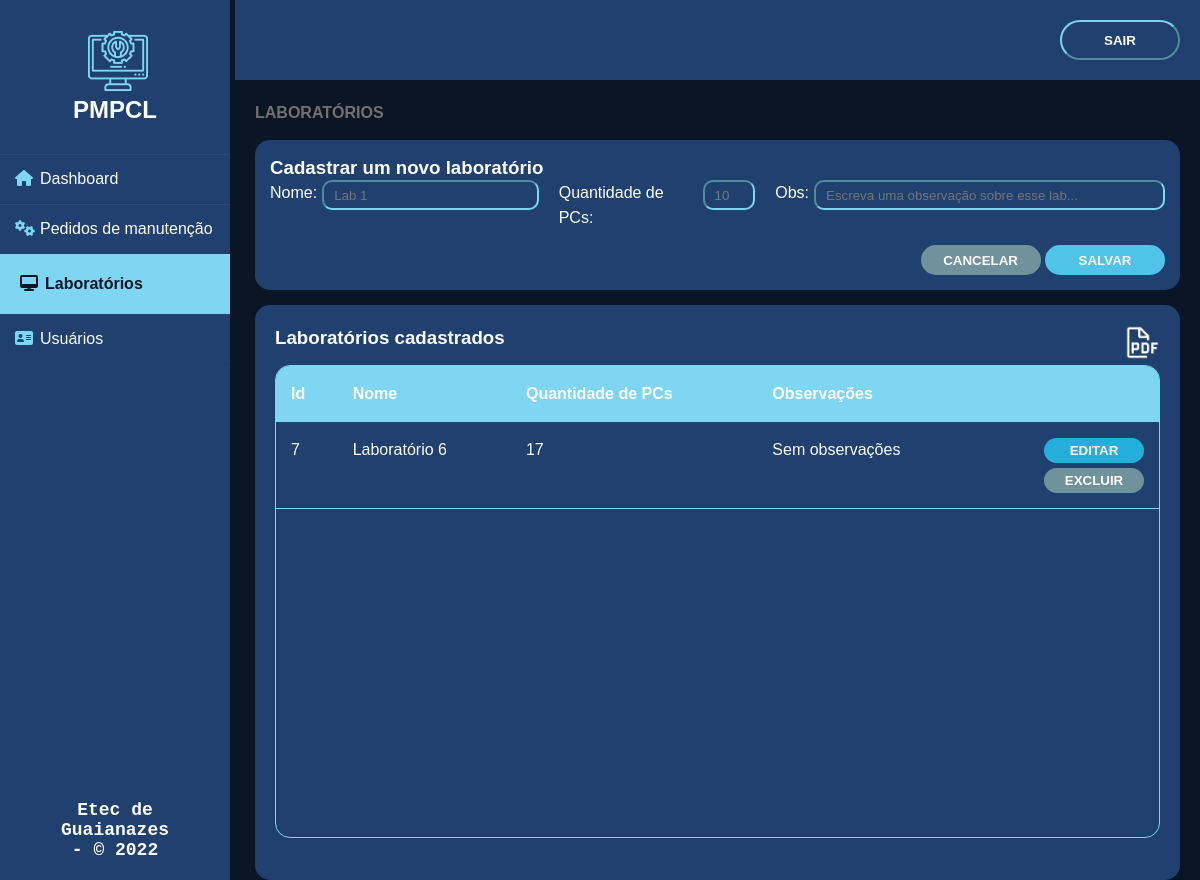
Screenshot of /area-restrita/laboratorios.php with the database file from the repository.
### tables this page shows
CREATE TABLE `tblab` (
  `idLab` int(11) NOT NULL,
  `nomeLab` varchar(25) NOT NULL,
  `qntdComputador` int(11) DEFAULT NULL,
  `obsLab` varchar(120) DEFAULT NULL
);

### area-restrita/laboratorios.php (the view, shortened to what this page needs)
<?php
    $con = Conexao::conectar();
?>
<!DOCTYPE html>
<html lang="pt-br">
<head>
    <link rel="stylesheet" href="../assets/css/estiloAreaRestrita.css">
</head>
<body>
<div class="wrapper">
    <div class="sidebar">
        <img class="logo" src="../assets/imgs/logo_manutencao.png" alt="logo do projeto">
        <h2>PMPCL</h2>
        <ul>
            <li><a href="dashboard.php"><i class="fas fa-home"></i>Dashboard</a></li>
            <li><a href="pedidosManutencao.php"><i class="fas fa-cogs"></i>Pedidos de manutenção</a></li>
            <li id="liAtual"><a href="laboratorios.php" id="aAtual"><i class="fas fa-desktop" id="iAtual"></i>Laboratórios</a></li>
            <li><a href="usuarios.php"><i class="fas fa-address-card"></i>Usuários</a></li>
        </ul>
        <div class="rodape">Etec de Guaianazes - © 2022</div>
    </div>
    <div class="main_content">
        <div class="header"><a href="../index.php"><button class="btnSair">Sair</button></a></div>
        <div class="info">
          <div class="titulo">Laboratórios</div>
          <div class="boxFormLabs">
            <h3>Cadastrar um novo laboratório</h3>
            <form id="cad_lab">
                <div class="inputsForms">
                    <div class="combInputLab">
                        <label>Nome:</label>
                        <input class="inputForms nomeLab" value="<?php echo @$_GET['lab'] ?>" type="text" name="nomeLab" id="nomeLab" placeholder="Lab 1" required>
                    </div>
                    <div class="combInputLab quantPcs">
                        <label>Quantidade de PCs:</label>
                        <input class="inputForms" type="number" value="<?php echo @$_GET['qtd'] ?>" name="quantPcs" id="quantPcs" placeholder="10" required>
                    </div>
                    <div class="combInputLab obs">
                        <label>Obs:</label>
                        <input class="inputForms" type="text" value="<?php echo @$_GET['obs'] ?>" name="obs" id="obs" placeholder="Escreva uma observação sobre esse lab...">
                    </div>
                </div>
                <div class="btnsForm">
                    <input class="btnCancelar" type="reset" value="Cancelar">
                    <input class="btnSalvar" type="submit" value="Salvar">
                </div>
            </form>
          </div>
          <div class="boxTbLabs">
            <h3 class="tituloBox">Laboratórios cadastrados</h3>
            <a href="../labs-pdf.php"><img class="iconPdf" src="../assets/imgs/carbon_document-pdf.png" alt="icone para gerar pdf"></a>
            <div class="divTb">
                <table class="tb">
                    <thead>
                        <tr>
                            <th>Id</th>
                            <th>Nome</th>
                            <th>Quantidade de PCs</th>
                            <th>Observações</th>
                            <th>&nbsp;</th>
                        </tr>
                    </thead>
                    <tbody>
                        <?php
                            $stmt = $con->prepare("SELECT * FROM tblab");
                            $stmt->execute();
                            while($row = $stmt->fetch(PDO::FETCH_BOTH)){ ?>
                        <tr>
                            <td><?php echo $row[0];?></td>
                            <td><?php echo $row[1];?></td>
                            <td><?php echo $row[2];?></td>
                            <td><?php echo $row[3];?></td>
                            <td class="btnsTb">
                                <a href="?id=<?php echo $row[0];?>&lab=<?php echo $row[1];?>&qtd=<?php echo $row[2];?>&obs=<?php echo $row[3];?>"><button class="btnEditar">Editar</button></a><br>
                                <form id="delete<?php echo $row[0];?>">
                                        <button class="btnExcluir" type="submit">Excluir</button>
                                    </form>
                            </td>
                        </tr>
                    <?php }?>
                    </tbody>
                </table>
            </div>
          </div>
        </div>
    </div>
</div>
</body>
</html>

### assets/css/estiloAreaRestrita.css (style rules this page uses)
* { margin: 0; padding: 0; box-sizing: border-box; list-style: none; text-decoration: none; font-family: 'Josefin Sans', sans-serif; }
body { background: #0A1525; color: #FFFFFF; }
.wrapper { display: flex; position: relative; }
.wrapper .sidebar { width: 230px; height: 100%; background: #204070; padding: 30px 0px; position: fixed; }
.wrapper .sidebar .logo { margin-left: 86.5px; }
.wrapper .sidebar h2 { color: #fff; text-transform: uppercase; text-align: center; margin-bottom: 30px; }
.wrapper .sidebar ul li { padding: 15px; border-bottom: 1px solid #bdb8d7; border-bottom: 1px solid rgba(0,0,0,0.05); border-top: 1px solid rgba(255,255,255,0.05); }
.wrapper .sidebar ul li a { color: #fff; display: block; }
.wrapper .sidebar ul li a .fas { width: 25px; float: left; vertical-align: middle; color: #7ED6F2; }
#liAtual { padding: 20px; background-color: #7ED6F2; }
#aAtual { color: #0A1525; font-weight: bold; }
#iAtual { color: #0A1525; }
.wrapper .sidebar .rodape { position: absolute; bottom: 0; margin-bottom: 20px; left: 50%; transform: translateX(-50%); display: flex; text-align: center; font-family: 'Courier New', Courier, monospace; font-size: 18px; font-weight: bold; }
.wrapper .main_content { width: 100%; margin-left: 235px; }
.wrapper .main_content .header { padding: 20px; background: #204070; text-align: right; }
.btnSair { width: 120px; height: 40px; background-color: #204070; border-color: #7ED6F2; border-radius: 25px; color: #FFFFFF; text-transform: uppercase; font-weight: bold; }
.wrapper .main_content .info { height: 100%; margin: 20px; line-height: 25px; }
.wrapper .main_content .info div { margin-bottom: 15px; }
.titulo { color: #717171; text-transform: uppercase; font-weight: bold; }
.iconPdf { width: 35px; vertical-align: middle; float: right; }
.divTb { width: 100%; height: 90%; border: solid 1px #7ED6F2; border-radius: 15px; overflow: auto; margin-top: 40px; }
.tb { width: 100%; border-collapse: collapse; text-align: left; }
.tb thead { background: #7ED6F2; }
th, td { padding: 15px; text-align: left; vertical-align: top; border-bottom: solid 1px #7ED6F2; }
.boxFormLabs { width: 100%; height: 150px; background: #204070; border-radius: 15px; padding: 15px; }
.boxTbLabs { width: 100%; height: 100%; background: #204070; border-radius: 15px; padding: 20px; padding-bottom: 30px; }
.tituloBox { float: left; }
.inputsForms { width: 100%; display: inline-flex; }
.combInputLab { width: 33.33%; display: inline-flex; }
label { margin-right: 5px; }
.nomeLab { width: 30%; }
.quantPcs { width: 25%; }
.obs { width: 45%; }
#quantPcs { width: 25%; }
#obs { margin-right: 0px; }
.inputForms { width: 100%; height: 30px; border-radius: 10px; border-color: #7ED6F2; background-color: transparent; padding-left: 10px; margin-right: 20px; color: #fff; }
.btnsForm { text-align: right; margin-top: -15px; }
.btnCancelar { width: 120px; height: 30px; background-color: #6F929D; border: none; border-radius: 25px; color: #FFFFFF; text-transform: uppercase; font-weight: bold; }
.btnSalvar { width: 120px; height: 30px; background-color: #50C3E8; border: none; border-radius: 25px; color: #FFFFFF; text-transform: uppercase; font-weight: bold; }
.btnsTb { text-align: right; }
.btnEditar { width: 100px; height: 25px; background-color: #24AFDB; border: none; border-radius: 25px; color: #FFFFFF; text-transform: uppercase; font-weight: bold; }
.btnExcluir { width: 100px; height: 25px; background-color: #6F929D; border: none; border-radius: 25px; color: #FFFFFF; text-transform: uppercase; font-weight: bold; margin-top: 5px; }

### rows the page displays
tblab: idLab "7", nomeLab "Laboratório 6", qntdComputador "17", obsLab "Sem observações"
